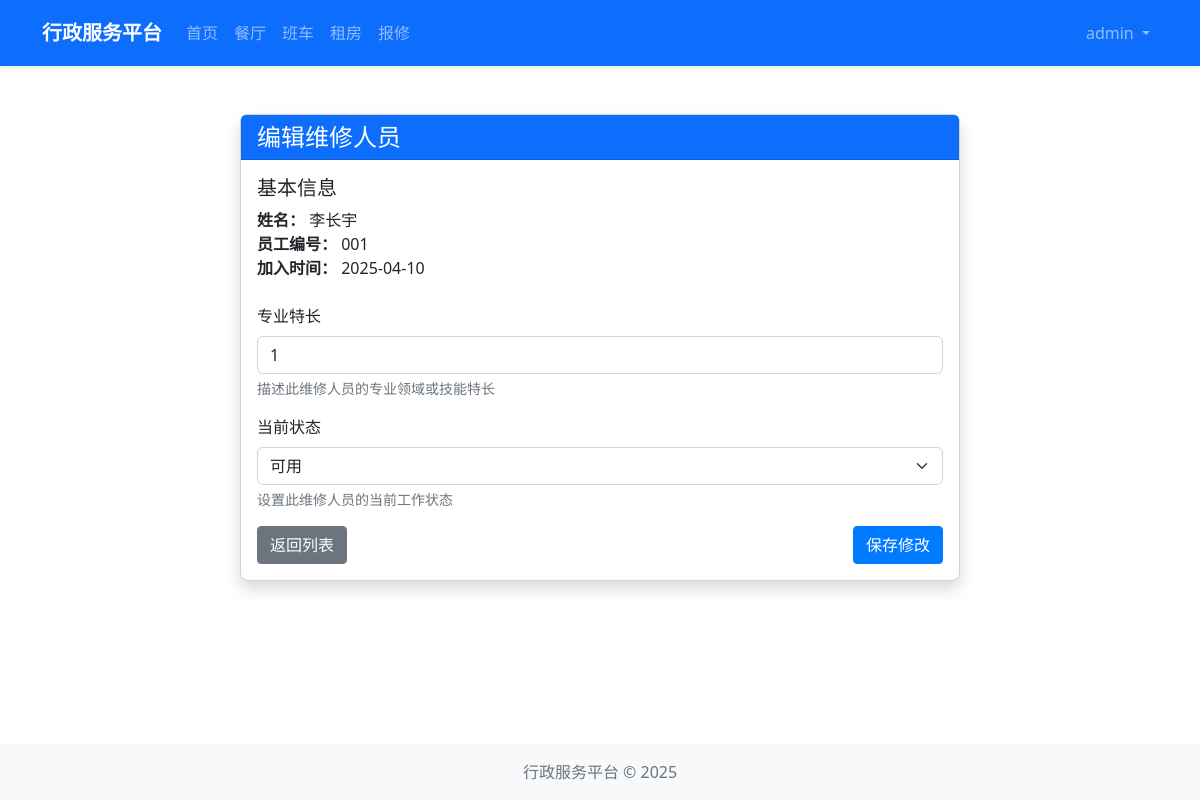
/repair/admin/staff/edit/1 (signed in), run on the app's committed database.
### models/user.py (models this page shows, shortened)
class User(UserMixin, db.Model):
    __tablename__ = 'users'
    id = db.Column(db.Integer, primary_key=True)
    username = db.Column(db.String(64), unique=True, nullable=False)
    email = db.Column(db.String(120), unique=True, nullable=False)
    password_hash = db.Column(db.String(128))
    role = db.Column(db.String(20), default='user')  # 'admin' or 'user'
    created_at = db.Column(db.DateTime, default=datetime.utcnow)
    def is_admin(self):
        return self.role == 'admin'

### models/repair.py (models this page shows, shortened)
class RepairStaff(db.Model):
    __tablename__ = 'repair_staff'
    id = db.Column(db.Integer, primary_key=True)
    user_id = db.Column(db.Integer, db.ForeignKey('users.id'), unique=True, nullable=False)
    staff_number = db.Column(db.String(50), unique=True)
    specialty = db.Column(db.String(100))
    availability = db.Column(db.String(20), default='available')  # available, busy, off_duty, on_leave
    created_at = db.Column(db.DateTime, default=datetime.utcnow)
    user = db.relationship('User', backref=db.backref('repair_staff', uselist=False))
    assignments = db.relationship('RepairAssignment', backref='staff', lazy=True)

### routes/repair.py (the view, shortened to what this page needs)
@repair_bp.route('/admin/staff/edit/<int:id>', methods=['GET', 'POST'])
@login_required
def edit_staff(id):
    if not current_user.is_admin():
        abort(403)
    staff = RepairStaff.query.get_or_404(id)
    form = EditStaffForm(obj=staff)
    return render_template('repair/admin/edit_staff.html', staff=staff, form=form)

### routes/repair.py
class EditStaffForm(FlaskForm):
    specialty = StringField('专业特长', validators=[Optional(), Length(max=100)])
    availability = SelectField('当前状态',
                              choices=[
                                  ('available', '可用'),
                                  ('busy', '忙碌'),
                                  ('unavailable', '不可用'),
                                  ('on_leave', '休假')
                              ],
                              validators=[DataRequired('请选择状态')])

### extensions.py (called while the page is built)
def init_extensions(app):
    db.init_app(app)
    login_manager.init_app(app)
    csrf.init_app(app)
    login_manager.login_view = 'auth.login'
    from models.user import User
    @login_manager.user_loader
    def load_user(user_id):
        return User.query.get(int(user_id))

### templates/repair/admin/edit_staff.html (shortened to what this page needs)
{% extends 'layout.html' %}
{% block content %}
<div class="container mt-4">
    <div class="row justify-content-center">
        <div class="col-md-8">
            <div class="card shadow">
                <div class="card-header bg-primary text-white">
                    <h4 class="mb-0">编辑维修人员</h4>
                </div>
                <div class="card-body">
                    <div class="mb-4">
                        <h5>基本信息</h5>
                        <p>
                            <strong>姓名：</strong> {{ staff.user.username }}<br>
                            <strong>员工编号：</strong> {{ staff.staff_number }}<br>
                            <strong>加入时间：</strong> {{ staff.created_at.strftime('%Y-%m-%d') }}
                        </p>
                    </div>
                    <form method="POST" action="{{ url_for('repair.edit_staff', id=staff.id) }}">
                        <div class="form-group mb-3">
                            <label for="specialty" class="form-label">{{ form.specialty.label }}</label>
                            {{ form.specialty(class="form-control" + (" is-invalid" if form.specialty.errors else ""), placeholder="例如：水电维修、网络设备维护等") }}
                            <div class="form-text">描述此维修人员的专业领域或技能特长</div>
                        </div>
                        <div class="form-group mb-3">
                            <label for="availability" class="form-label">{{ form.availability.label }}</label>
                            {{ form.availability(class="form-select" + (" is-invalid" if form.availability.errors else "")) }}
                            <div class="form-text">设置此维修人员的当前工作状态</div>
                        </div>
                        <div class="d-flex justify-content-between">
                            <a href="{{ url_for('repair.manage_staff') }}" class="btn btn-secondary">
                                 返回列表
                            </a>
                            <button type="submit" class="btn btn-primary">
                                 保存修改
                            </button>
                        </div>
                    </form>
                </div>
            </div>
        </div>
    </div>
</div>
{% endblock %}

### templates/layout.html (shortened to what this page needs)
<!DOCTYPE html>
<html lang="zh-CN">
<head>
    <link href="https://cdn.jsdelivr.net/npm/bootstrap@5.2.3/dist/css/bootstrap.min.css" rel="stylesheet">
    <link rel="stylesheet" href="{{ url_for('static', filename='css/style.css') }}">
</head>
<body>
    <nav class="navbar navbar-expand-lg navbar-dark bg-primary">
        <div class="container">
            <a class="navbar-brand" href="{{ url_for('main.index') }}">行政服务平台</a>
            <div class="collapse navbar-collapse" id="navbarSupportedContent">
                <ul class="navbar-nav me-auto mb-2 mb-lg-0">
                    <li class="nav-item">
                        <a class="nav-link" href="{{ url_for('main.index') }}">首页</a>
                    </li>
                    <li class="nav-item">
                        <a class="nav-link" href="{{ url_for('restaurant.index') }}">餐厅</a>
                    </li>
                    <li class="nav-item">
                        <a class="nav-link" href="{{ url_for('shuttle.index') }}">班车</a>
                    </li>
                    <li class="nav-item">
                        <a class="nav-link" href="{{ url_for('housing.index') }}">租房</a>
                    </li>
                    <li class="nav-item">
                        <a class="nav-link" href="{{ url_for('repair.index') }}">报修</a>
                    </li>
                </ul>
                <ul class="navbar-nav ms-auto">
                    {% if current_user.is_authenticated %}
                        <li class="nav-item dropdown">
                            <a class="nav-link dropdown-toggle" href="#" id="navbarDropdown" role="button" data-bs-toggle="dropdown" aria-expanded="false">
                                {{ current_user.username }}
                            </a>
                        </li>
                    {% endif %}
                </ul>
            </div>
        </div>
    </nav>
    <main class="container mt-4 mb-4">
        {% block content %}{% endblock %}
    </main>
    <footer class="footer bg-light py-3 mt-auto">
        <div class="container text-center">
            <span class="text-muted">行政服务平台 &copy; {{ now.year }}</span>
        </div>
    </footer>
</body>
</html>

### static/css/style.css (style rules this page uses)
body { display: flex; flex-direction: column; min-height: 100vh; }
main { flex: 1; }
.footer { margin-top: auto; }
.card { border-radius: 0.5rem; box-shadow: 0 0.125rem 0.25rem rgba(0, 0, 0, 0.075); transition: all 0.3s ease; }
.btn { border-radius: 0.25rem; padding: 0.375rem 0.75rem; font-weight: 500; }
.btn-primary { background-color: #007bff; border-color: #007bff; }
.navbar { padding: 0.8rem 1rem; box-shadow: 0 0.125rem 0.25rem rgba(0, 0, 0, 0.075); }
.navbar-brand { font-weight: 600; font-size: 1.25rem; }

### data on the page
User: username "admin"
User: user.username "李长宇"
RepairStaff: staff_number "001", created_at "2025-04-10", specialty "1", availability "可用"
